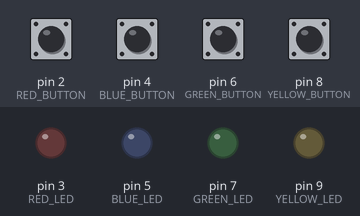
Bench run of a sketch on a simulated Arduino Uno, built with avr-gcc and run on an emulated ATmega328P. Shown: output pins drawn as LEDs (lit = HIGH). Inputs (shaded band) come from the test bench; at power-on: pin 2 (RED_BUTTON), pin 4 (BLUE_BUTTON), pin 6 (GREEN_BUTTON), pin 8 (YELLOW_BUTTON) LOW. Random numbers use the default seed unless the sketch sets one.

Above: at 4.7 s.
4.8 s: pin 2 (RED_BUTTON) pulsed HIGH 5 times (0.12 s each, 0.3 s apart)
At 6.7 s:
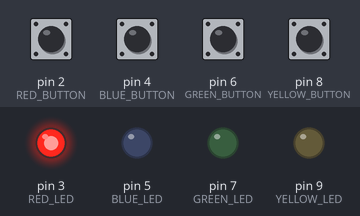
At 7.5 s:
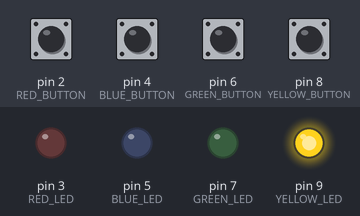
9.1 s: pin 4 (BLUE_BUTTON) pulled HIGH for 1 s
At 10.9 s:
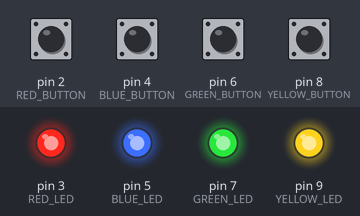
Timing chart, 0 to 18.1 s (numbered marks = the images above; inputs shaded):
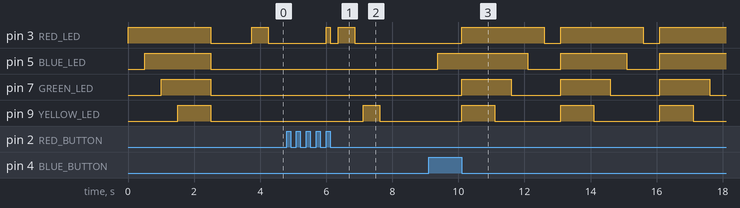

Measured:
- after the input at 4.8 s, pin 3 (RED_LED): LOW → HIGH after 1.2 s, → LOW 0.12 s later, → HIGH 0.25 s later, → LOW 0.50 s later; pin 9 (YELLOW_LED): LOW → HIGH after 2.3 s, → LOW 0.50 s later
- after the input at 9.1 s, pin 3 (RED_LED): alternates HIGH for 2.5 s and LOW for 0.50 s, starting after 1.0 s; pin 5 (BLUE_LED): goes HIGH 2.7 s, LOW 1.0 s, HIGH 2.0 s, LOW 1.0 s, then HIGH, starting after 0.27 s

The sketch:

ColorSequenceGame.ino
```cpp
/**
 * @file ColorSequenceGame.ino
 * @author BlueHatDude (https://github.com/BlueHatDude)
 * @version 1.0
 *
 * 1. On startup, the lights will turn on one-by-one, then the game will start
 * 2. At the start of each round, a sequence of colors will be displayed
 * 3. After each round, the player must push the corresponding buttons in
 *     the correct sequence.
 * 4. Steps 2 & 3 will repeat until the game ends.
 *
 * Note: the indication that the player has lost is all the LEDs turning on
 *          then turning off one-by-one.
 */
#include <stdint.h>


/*
    Gameplay loop:
        1. Generate a color sequence, appending another
            color after each iteration.
        2. Display the color sequence using the LEDs
        3. Prompt the user to input the sequence
        4. Repeat steps 1-3 until user gets sequence wrong
*/


/* declaring pins */
#define RED_BUTTON 2
#define RED_LED 3
#define BLUE_BUTTON 4
#define BLUE_LED 5
#define GREEN_BUTTON 6
#define GREEN_LED 7
#define YELLOW_BUTTON 8
#define YELLOW_LED 9


/* button states */
static volatile uint8_t red_button_state = LOW;
static volatile uint8_t blue_button_state = LOW;
static volatile uint8_t green_button_state = LOW;
static volatile uint8_t yellow_button_state = LOW;


/* game state */
typedef enum : uint8_t {
    NO_COLOR,
    RED,
    BLUE,
    GREEN,
    YELLOW
} Color;


struct GameState {
    bool has_lost;
    Color sequence[25];
    uint8_t index;
};
static struct GameState g_GameState = {
    .has_lost = false,
    .sequence = { NO_COLOR },
    .index = 0,
};

/**
    This code runs on start up,
    blinking the LEDs in sequence
*/
static void runStartup() {
    digitalWrite(RED_LED, HIGH);
    delay(500);
    digitalWrite(BLUE_LED, HIGH);
    delay(500);
    digitalWrite(GREEN_LED, HIGH);
    delay(500);
    digitalWrite(YELLOW_LED, HIGH);
    delay(1000);

    digitalWrite(RED_LED, LOW);
    digitalWrite(BLUE_LED, LOW);
    digitalWrite(GREEN_LED, LOW);
    digitalWrite(YELLOW_LED, LOW);
}


static void addColor() {
    Color color = (Color) random(RED, YELLOW + 1);
    g_GameState.sequence[g_GameState.index] = color;
    g_GameState.index++;
}


static inline void displayColor(Color c) {
    uint8_t color_pin = 0;
    switch (c) {
        case RED:
            color_pin = RED_LED;
            break;
        case BLUE:
            color_pin = BLUE_LED;
            break;
        case GREEN:
            color_pin = GREEN_LED;
            break;
        case YELLOW:
            color_pin = YELLOW_LED;
            break;
        default:
            break;
    }

    digitalWrite(color_pin, HIGH);
    delay(500);
    digitalWrite(color_pin, LOW);
}


static void displaySequence() {
    for (uint8_t i = 0; i < g_GameState.index; i++) {
        displayColor(g_GameState.sequence[i]);
        delay(250);
    }
}


static void updateButtonStates() {
    red_button_state = digitalRead(RED_BUTTON);
    blue_button_state = digitalRead(BLUE_BUTTON);
    green_button_state = digitalRead(GREEN_BUTTON);
    yellow_button_state = digitalRead(YELLOW_BUTTON);
}


/**
* @brief checks to see if any of the buttons are pressed
*/
static bool buttonIsPressed() {
    updateButtonStates();
    return (
        (red_button_state == HIGH)
        || (blue_button_state == HIGH)
        || (green_button_state == HIGH)
        || (yellow_button_state == HIGH)
    );
}


static uint8_t getButtonPressed() {
    if (red_button_state == HIGH) {
        return RED_BUTTON;
    }
    else if (blue_button_state == HIGH) {
        return BLUE_BUTTON;
    }
    else if (green_button_state == HIGH) {
        return GREEN_BUTTON;
    }
    else if (yellow_button_state == HIGH) {
        return YELLOW_BUTTON;
    }
    else {
        return 0; /* no button is pressed */
    }
}


static uint8_t colorToLED(const Color color) {
    switch (color) {
        case RED:
            return RED_LED;
        case BLUE:
            return BLUE_LED;
        case GREEN:
            return GREEN_LED;
        case YELLOW:
            return YELLOW_LED;
        case NO_COLOR:
            return 0;
    }
}


static uint8_t buttonToLED(const uint8_t btn_pin) {
    switch (btn_pin) {
        case RED_BUTTON: return RED_LED;
        case BLUE_BUTTON: return BLUE_LED;
        case GREEN_BUTTON: return GREEN_LED;
        case YELLOW_BUTTON: return YELLOW_LED;
        default: return NO_COLOR;
    }
}


static Color buttonToColor(const uint8_t btnPin) {
    switch (btnPin) {
        case RED_BUTTON: return RED;
        case BLUE_BUTTON: return BLUE;
        case GREEN_BUTTON: return GREEN;
        case YELLOW_BUTTON: return YELLOW;
        default: return NO_COLOR;
    }
}


static Color getButtonColor() {
    /* await button input */
    while (not buttonIsPressed()) {
        delay(10); /* avoiding some redundant checks */
        continue;
    }
    /* find which button was pressed */
    uint8_t buttonPin = getButtonPressed();
    uint8_t ledPin = buttonToLED(buttonPin);
    /* light up corresponding LED */
    digitalWrite(ledPin, HIGH);
    /* check if button is being held */
    while (digitalRead(buttonPin) == HIGH) {
        delay(10);
        continue;
    }
    /* turn off corresponding LED */
    digitalWrite(ledPin, LOW);
    /* convert button to color and return color */
    return buttonToColor(buttonPin);
}


static void startNextRound() {
    delay(250);
    addColor();
    displaySequence();
    delay(1500);

    Color chosenColor;
    for (uint8_t btnsPressed = 0; btnsPressed < g_GameState.index; btnsPressed++) {
        chosenColor = getButtonColor();
        if (chosenColor != g_GameState.sequence[btnsPressed]) {
            g_GameState.has_lost = true;
            return;
        }
    }
}


void showLoss() {
    digitalWrite(RED_LED, HIGH);
    digitalWrite(BLUE_LED, HIGH);
    digitalWrite(GREEN_LED, HIGH);
    digitalWrite(YELLOW_LED, HIGH);
    delay(1000);
    digitalWrite(YELLOW_LED, LOW);
    delay(500);
    digitalWrite(GREEN_LED, LOW);
    delay(500);
    digitalWrite(BLUE_LED, LOW);
    delay(500);
    digitalWrite(RED_LED, LOW);
    delay(500);
}


void setup() {
    pinMode(RED_BUTTON, INPUT);
    pinMode(RED_LED, OUTPUT);
    pinMode(BLUE_BUTTON, INPUT);
    pinMode(BLUE_LED, OUTPUT);
    pinMode(GREEN_BUTTON, INPUT);
    pinMode(GREEN_LED, OUTPUT);
    pinMode(YELLOW_BUTTON, INPUT);
    pinMode(YELLOW_LED, OUTPUT);

    randomSeed(analogRead(A0));

    runStartup();
    delay(1000);
}


void loop() {
    if (not g_GameState.has_lost) {
        startNextRound();
    } else {
        showLoss();
    }
}
 
```
